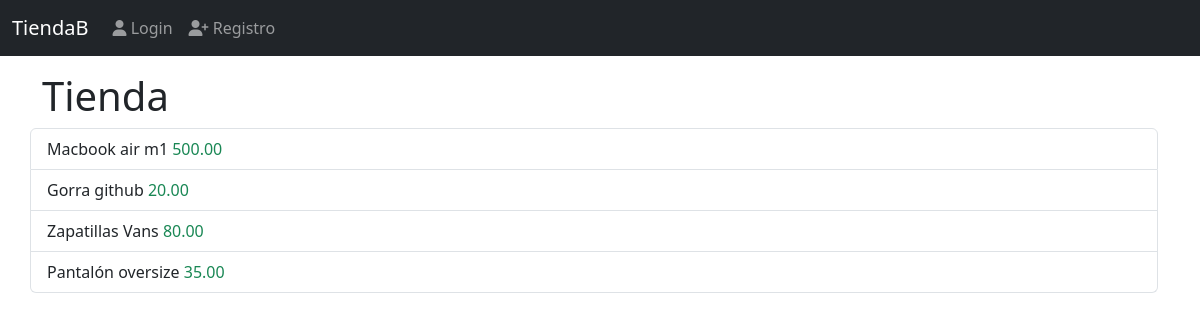
Before: / with the older database file.
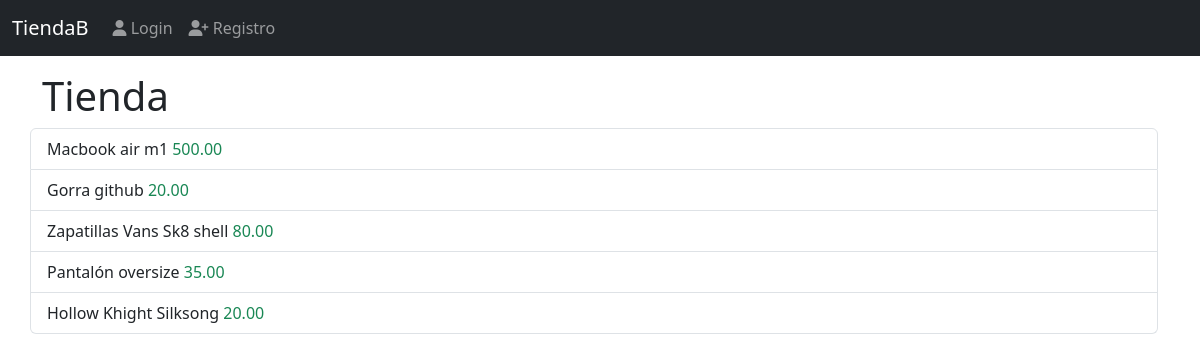
After: the same page with the newer database file.
### products/models.py (models this page shows, shortened)
class Product(models.Model):
    title = models.CharField(max_length=40)
    description = models.TextField()
    price = models.DecimalField(max_digits=8, decimal_places=2, default=0.0)
    created_at = models.DateTimeField(auto_now_add=True) #fecha automatica por django

### config/views.py (the view)
# urls.py: path('', views.index, name='index'),
def index(request):
    productos = Product.objects.all()  # Query para obtener todos los productos
    return render(request, 'index.html', {
        "titulo": "Inicio",
        "mensaje": "Tienda",
        "productos": productos
    })

### templates/index.html
{% extends 'base.html' %}
{% block content%}
<h1 class="header">{{ mensaje }}</h1>
<ul class="list-group">
{% for j in productos %}
    <li class="list-group-item">
        {{j.title}}
            <span class="text-success">{{j.price}}</span>
    </li>
{% endfor %}
</ul>
{% endblock %}

Changed rows visible on the page:
changed Product: title "Zapatillas Vans" → "Zapatillas Vans Sk8 shell"
added Product: title "Hollow Khight Silksong", price "20.00"
